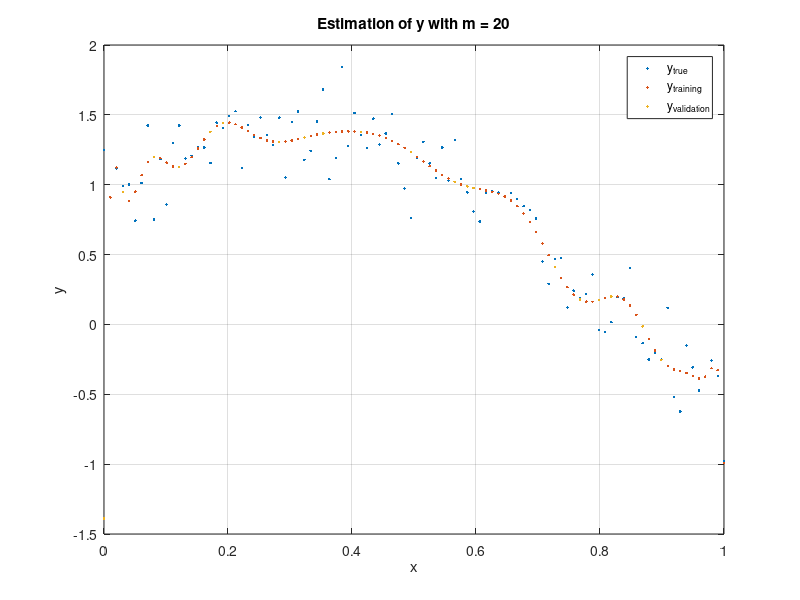
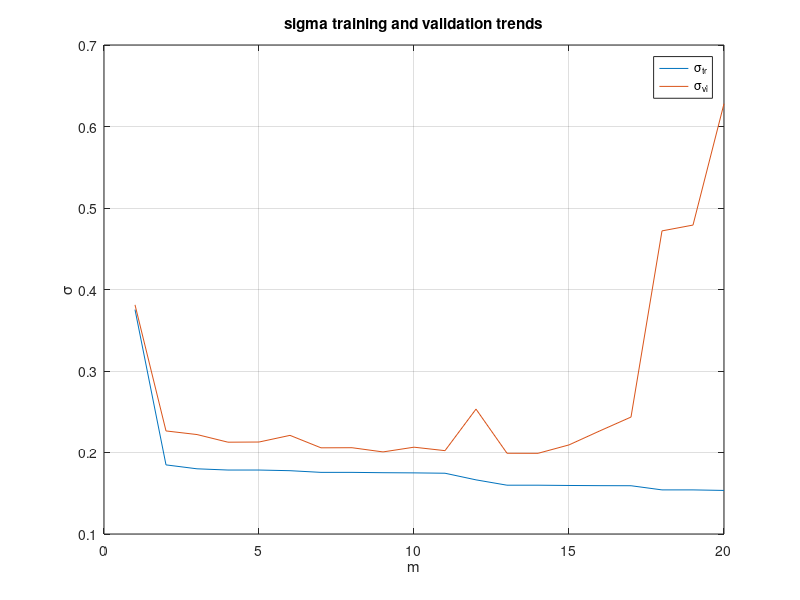
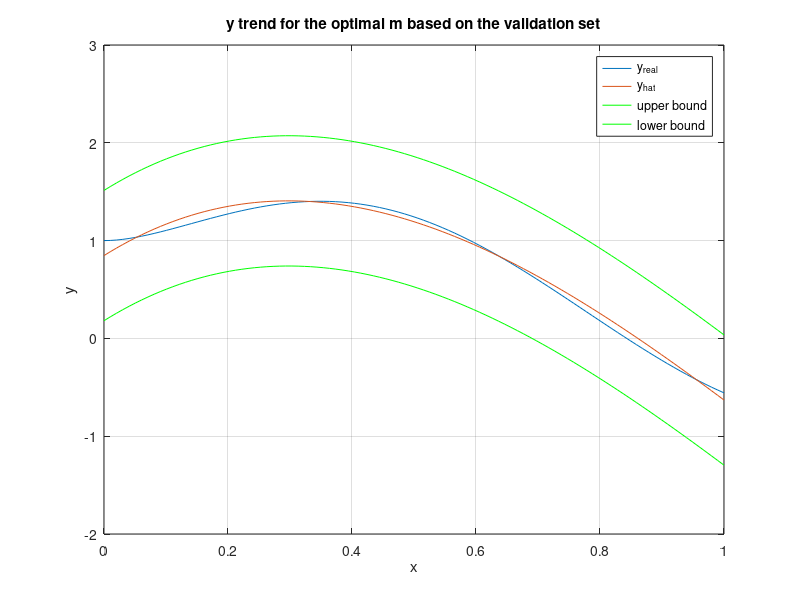

Reproduce these figures in MATLAB, in order.
%% Esercizio 2
clear; close all;

N = 100; %dati totali
x = linspace(0,1,N);                % generates N points. The spacing between the points is (1-0)/(N-1)
sigma = 1;
ni = randn(N,sigma)*0.2;            % noise
y_real = sin(4*x) + 1./(4*x + 1);   % real function
y = y_real + ni';                   % measured function

M = 20;                             % model complexity
tr = 80;                            % number of training data
vl = N - tr;                        % number of validation data
index_rand = randperm(N);           % returns a row vector containing a random permutation of the integers from 1 to n inclusive
index_tr = index_rand(1:tr);        % random index of training data
index_vl = index_rand(tr+1:N);      % random index of validation data 
 
x_tr = zeros(tr,1);                 % training data vector
x_vl = zeros(vl,1);                 % validation data vector
y_tr = zeros(tr,1);
y_vl = zeros(vl,1);
sigma_hat_tr = zeros(M,1);          % average prediction error vector
sigma_hat_vl = zeros(M,1);

for i = 1 : tr                      % fill the vectors with their data   
    j = index_tr(i);
    x_tr(i) = x(j);
    y_tr(i) = y(j);    
end

for i = 1 : vl
    j = index_vl(i);
    x_vl(i) = x(j);
    y_vl(i) = y(j);   
end

for i = 1 : M
    PHI_tr = x_tr.^(0:i);           % PHI training
    PHI_vl = x_vl.^(0:i);           % PHI training
    
    theta = PHI_tr \ y_tr;          % theta
    
    y_hat_tr = PHI_tr * theta;      % y_hat training
    y_hat_vl = PHI_vl * theta;      % y_hat validation

    sigma_hat_tr(i) = norm (y_tr - y_hat_tr) / sqrt(tr);    % sigma_hat training
    sigma_hat_vl(i) = norm (y_vl - y_hat_vl) / sqrt(vl);    % signa_hat validation
end

% I choose the solution that on average has a lower sigma (m = 3)
m = 3;
PHI_tr = x_tr.^(0:m);
theta = PHI_tr \ y_tr;
PHI = x'.^(0:m);
y_hat = PHI * theta;
upper_bound = y_hat + 3*sigma_hat_vl(m);
lower_bound = y_hat - 3*sigma_hat_vl(m);

% y plot (m = 20)
figure(1);
plot(x, y, '.');
hold on;
plot(x_tr, y_hat_tr, '.');
hold on;
plot(x_vl, y_hat_vl, '.');
grid on;
title('Estimation of y with m = 20')
xlabel('x')
ylabel('y')
legend('y_{true}','y_{training}','y_{validation}')
hold off;

% sigma plot
figure(2);
plot((1:M),sigma_hat_tr);
hold on;
plot((1:M),sigma_hat_vl);
hold on;
grid on;
title('sigma training and validation trends')
xlabel('m')
ylabel('\sigma')
legend('\sigma_{tr}','\sigma_{vl}')
hold off;

%y plot (m = 3)
figure(3)
plot(x, y_real);
hold on;
plot(x, y_hat);
hold on;
plot(x, upper_bound, 'g'); % green
hold on;
plot(x, lower_bound, 'g'); % green
hold off;
grid on;
title('y trend for the optimal m based on the validation set')
xlabel('x')
ylabel('y')
legend('y_{real}','y_{hat}','upper bound','lower bound')
hold off